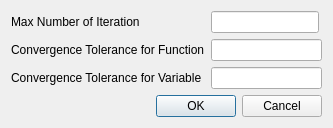
<?xml version="1.0" encoding="UTF-8"?>
<ui version="4.0">
 <class>GlobalDialog</class>
 <widget class="QDialog" name="GlobalDialog">
  <property name="geometry">
   <rect>
    <x>0</x>
    <y>0</y>
    <width>333</width>
    <height>121</height>
   </rect>
  </property>
  <property name="sizePolicy">
   <sizepolicy hsizetype="Expanding" vsizetype="Expanding">
    <horstretch>0</horstretch>
    <verstretch>0</verstretch>
   </sizepolicy>
  </property>
  <property name="windowTitle">
   <string>Dialog</string>
  </property>
  <layout class="QVBoxLayout" name="verticalLayout">
   <item>
    <layout class="QFormLayout" name="formLayout">
     <property name="fieldGrowthPolicy">
      <enum>QFormLayout::AllNonFixedFieldsGrow</enum>
     </property>
     <item row="0" column="0">
      <widget class="QLabel" name="label_6">
       <property name="text">
        <string>Max Number of Iteration</string>
       </property>
      </widget>
     </item>
     <item row="0" column="1">
      <widget class="QLineEdit" name="maxiteration">
       <property name="sizePolicy">
        <sizepolicy hsizetype="Fixed" vsizetype="Fixed">
         <horstretch>0</horstretch>
         <verstretch>0</verstretch>
        </sizepolicy>
       </property>
      </widget>
     </item>
     <item row="1" column="0">
      <widget class="QLabel" name="label_9">
       <property name="text">
        <string>Convergence Tolerance for Function</string>
       </property>
      </widget>
     </item>
     <item row="1" column="1">
      <widget class="QLineEdit" name="convtolerancef"/>
     </item>
     <item row="2" column="0">
      <widget class="QLabel" name="label_10">
       <property name="text">
        <string>Convergence Tolerance for Variable</string>
       </property>
      </widget>
     </item>
     <item row="2" column="1">
      <widget class="QLineEdit" name="convtolerancev"/>
     </item>
    </layout>
   </item>
   <item>
    <widget class="QDialogButtonBox" name="buttonBox">
     <property name="orientation">
      <enum>Qt::Horizontal</enum>
     </property>
     <property name="standardButtons">
      <set>QDialogButtonBox::Cancel|QDialogButtonBox::Ok</set>
     </property>
    </widget>
   </item>
  </layout>
 </widget>
 <tabstops>
  <tabstop>buttonBox</tabstop>
  <tabstop>maxiteration</tabstop>
  <tabstop>convtolerancef</tabstop>
  <tabstop>convtolerancev</tabstop>
 </tabstops>
 <resources/>
 <connections>
  <connection>
   <sender>buttonBox</sender>
   <signal>accepted()</signal>
   <receiver>GlobalDialog</receiver>
   <slot>accept()</slot>
   <hints>
    <hint type="sourcelabel">
     <x>248</x>
     <y>254</y>
    </hint>
    <hint type="destinationlabel">
     <x>157</x>
     <y>274</y>
    </hint>
   </hints>
  </connection>
  <connection>
   <sender>buttonBox</sender>
   <signal>rejected()</signal>
   <receiver>GlobalDialog</receiver>
   <slot>reject()</slot>
   <hints>
    <hint type="sourcelabel">
     <x>316</x>
     <y>260</y>
    </hint>
    <hint type="destinationlabel">
     <x>286</x>
     <y>274</y>
    </hint>
   </hints>
  </connection>
 </connections>
</ui>
